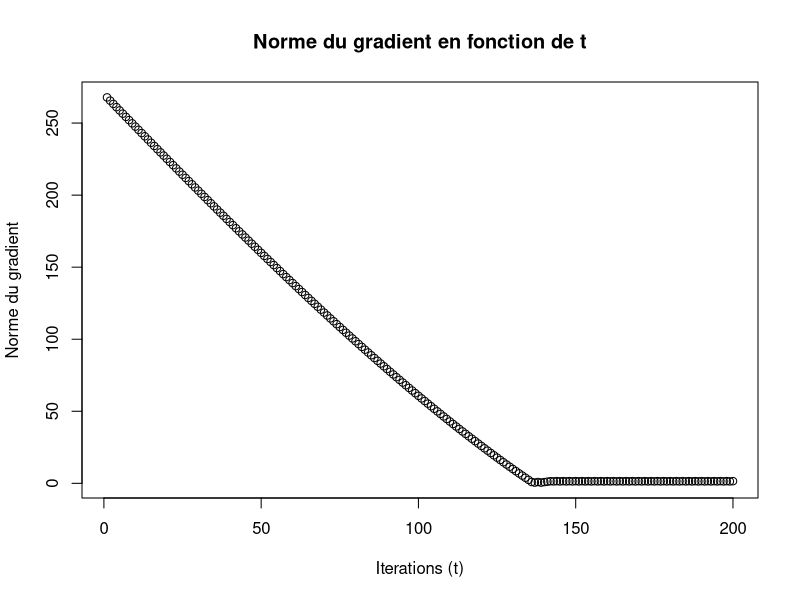
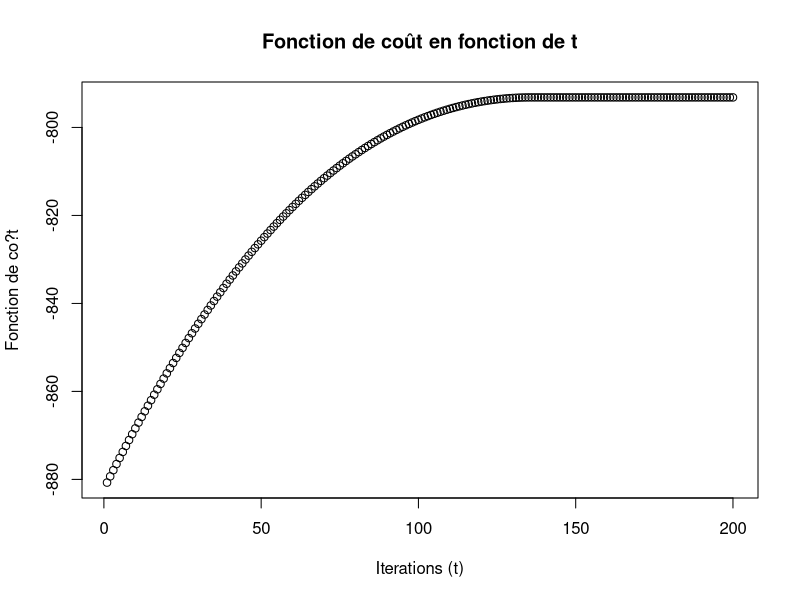
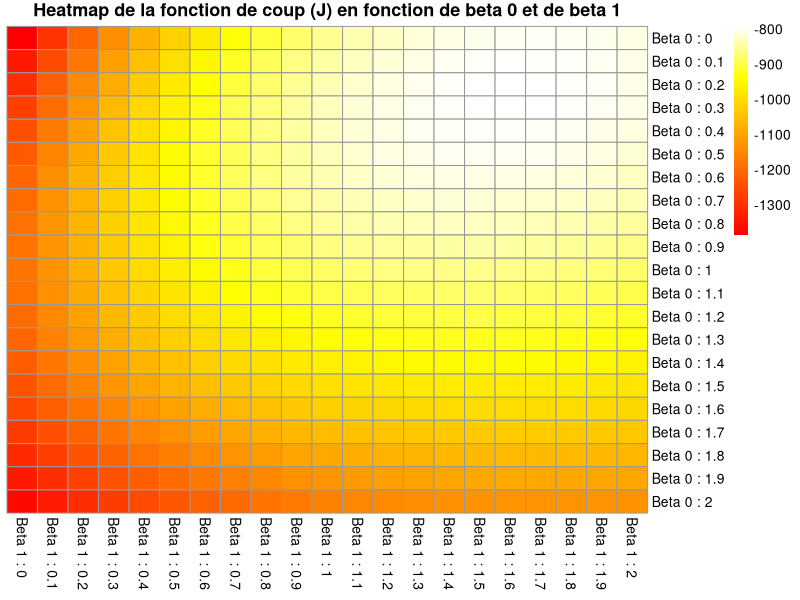

These charts were generated, in order, by the following R code:
library(pheatmap)

n = 1000
m0 = 0.5
m1 = 1.1
sd = 1.2

#Question 1-2
x1 = rnorm(n,m0,sd)
x2 = rnorm(n,m1,sd)

#Question 3-4
b0 = 0.3
b1 = 1.7

logistic<-function(z){
  return(1.0/(1.0+exp(-z)))
}

#On veut generer les Y tel que logit(Pr(Y=1|X=x))=B0+B1*x
#Donc Pr(Y=1|X=x) = logistic(B0+B1*x)
generateBinaryResponse<-function(x,b0,b1){
  y = rbinom(n,1,logistic(b0+b1*x))
  return(y)
}
y1 = generateBinaryResponse(x1,b0,b1)
y2 = generateBinaryResponse(x2,b0,b1)


#Question 5
x = c(x1,x2)
xi = t(cbind(rep(1,length(x)),x))
yi = c(y1,y2)

#We initialize the estimated betas
bc0 = 1
bc1 = 1
bc = c(bc0,bc1)

#Maximum likelihood function
compute_J<-function(yi, beta0, beta1,x) {
  return(sum(yi%*%(beta0+beta1*x))-sum(log(1+exp(beta0+beta1*x))))
}

ccc = c(0,0)
all_gradJ = c()
all_cost = c()

#Gradient ascent loop
gamma = 0.01
M = 200
for(t in 1:M){
  #We compute the gradient
  pc = logistic(bc[1]+bc[2]*x)
  gradJ = rowSums(xi%*%(yi-pc))
  
  cat("gradJ = ",gradJ,"\n")
  
  all_gradJ = c(all_gradJ, norm(as.matrix(gradJ)))
  
  #We update the estimates 
  bc = bc + gamma*(gradJ/norm(as.matrix(gradJ)))
  
  #We compute the maximum likelihood function
  #Also called the cost function
  J = compute_J(yi, bc[1], bc[2], x)
  cat("J = ",J,"\n")
  all_cost = c(all_cost, J)
  
}

cat("Beta estimated : ", bc,"\n")
cat("True Beta : ", b0, b1,"\n")

#Question 6

#We plot the norm of the gradient of the cost function for each step
plot.new()
plot(all_gradJ, main = "Norme du gradient en fonction de t", 
                      xlab = "Iterations (t)", ylab = "Norme du gradient")

#We plot the cost function for each step
plot(all_cost,  main = "Fonction de coût en fonction de t", xlab = "Iterations (t)", ylab = "Fonction de co?t")

#We plot a heatmap of the maximum likelihood function
bc_0_all = seq(0, 2, 0.1)
bc_1_all = seq(0, 2, 0.1)
ll = length(bc_1_all)
mat = matrix(rep(0, (ll)*(ll)), ncol=ll, nrow=ll)
for(i in 1:(length(bc_1_all))) {
  for(j in 1:(length(bc_1_all))) {
    mat[i,j] =  compute_J(yi, bc_0_all[i], bc_1_all[j], x)
  }
}
colnames(mat) = paste("Beta 1 : ", bc_0_all, sep = "")
rownames(mat) = paste("Beta 0 : ", bc_1_all, sep = "")
pheatmap(mat, cluster_row = FALSE, cluster_col = FALSE, color= heat.colors(254, alpha = 1),
         main = "Heatmap de la fonction de coup (J) en fonction de beta 0 et de beta 1")

#Question 7
Prm0 = sum(y1)/n
Prm1 = sum(y2)/n
cat("Pr(Y=1 | m0) = ",Prm0, " Pr(Y=1 | m1) = ", Prm1)
